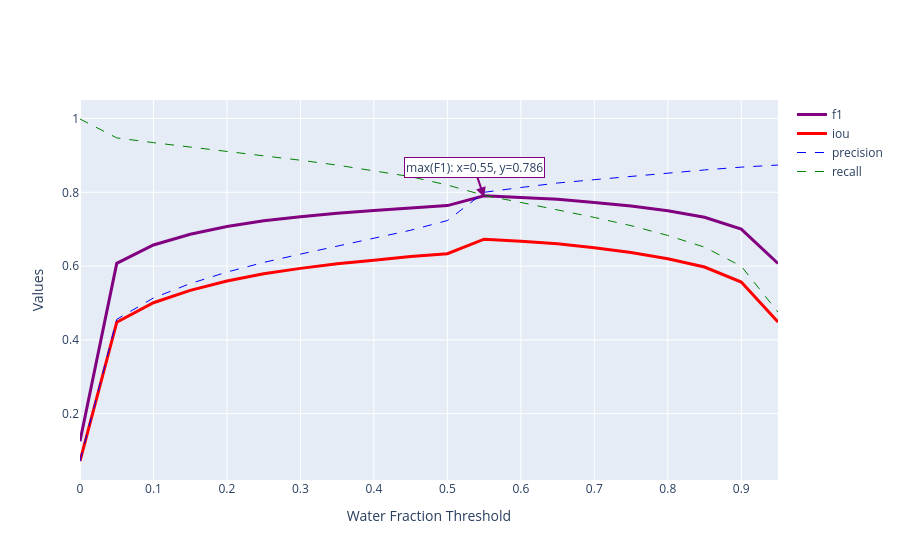

Notebook code for this chart:
### Markdown cell above
### MEAN graph

### Code cell
fig = go.Figure()

for idx, row in site_means.iterrows():
    x = [float(c[-4:]) for c in site_means.columns]
    name = idx[1] if isinstance(idx, tuple) else idx
    scatter = go.Scatter(x=x, y=row, mode="lines", name=name, line=styles[name]["line"])
    fig.add_trace(scatter)

# Add axis labels
fig.update_layout(xaxis_title="Water Fraction Threshold", yaxis_title="Values")


loc = ("MEAN", "f1") if isinstance(idx, tuple) else "f1"
# Find F1 value at x=0.55 and add annotation
f1_at_055 = site_means.loc[loc, "water >= 0.60"]
fig.add_annotation(
    x=0.55,
    y=f1_at_055,
    text=f"max(F1): x=0.55, y={f1_at_055:.3f}",
    showarrow=True,
    arrowhead=2,
    arrowsize=1,
    arrowwidth=2,
    arrowcolor="purple",
    bgcolor="white",
    bordercolor="purple",
    borderwidth=1,
)

fig

### Figure 1 — Plotly figure (JSON) as saved in the notebook; plotly's stock layout.template omitted (floating-point values rounded to 4 significant figures)
{"data": [{"line": {"color": "purple", "dash": "solid", "width": 3}, "mode": "lines", "name": "f1", "type": "scatter", "x": [0, 0.05, 0.1, 0.15, 0.2, 0.25, 0.3, 0.35, 0.4, 0.45, 0.5, 0.55, 0.6, 0.65, 0.7, 0.75, 0.8, 0.85, 0.9, 0.95], "y": [0.1252, 0.6073, 0.6572, 0.6864, 0.7072, 0.7228, 0.7341, 0.7435, 0.7506, 0.7583, 0.764, 0.7905, 0.7863, 0.781, 0.7726, 0.763, 0.7498, 0.7324, 0.7001, 0.607]}, {"line": {"color": "red", "dash": "solid", "width": 3}, "mode": "lines", "name": "iou", "type": "scatter", "x": [0, 0.05, 0.1, 0.15, 0.2, 0.25, 0.3, 0.35, 0.4, 0.45, 0.5, 0.55, 0.6, 0.65, 0.7, 0.75, 0.8, 0.85, 0.9, 0.95], "y": [0.07153, 0.4476, 0.5007, 0.5343, 0.5595, 0.5792, 0.5938, 0.6064, 0.6157, 0.6257, 0.6335, 0.6729, 0.6676, 0.6607, 0.6496, 0.6369, 0.6197, 0.5974, 0.5566, 0.4483]}, {"line": {"color": "blue", "dash": "dash", "width": 1}, "mode": "lines", "name": "precision", "type": "scatter", "x": [0, 0.05, 0.1, 0.15, 0.2, 0.25, 0.3, 0.35, 0.4, 0.45, 0.5, 0.55, 0.6, 0.65, 0.7, 0.75, 0.8, 0.85, 0.9, 0.95], "y": [0.07153, 0.4556, 0.5136, 0.5525, 0.5837, 0.6099, 0.6324, 0.6539, 0.6741, 0.6972, 0.7235, 0.8001, 0.8131, 0.8253, 0.8342, 0.8436, 0.8522, 0.8607, 0.8683, 0.874]}, {"line": {"color": "green", "dash": "dash", "width": 1}, "mode": "lines", "name": "recall", "type": "scatter", "x": [0, 0.05, 0.1, 0.15, 0.2, 0.25, 0.3, 0.35, 0.4, 0.45, 0.5, 0.55, 0.6, 0.65, 0.7, 0.75, 0.8, 0.85, 0.9, 0.95], "y": [0.9988, 0.9475, 0.9347, 0.9228, 0.9112, 0.9001, 0.887, 0.8738, 0.8588, 0.8425, 0.8197, 0.7918, 0.7725, 0.7531, 0.7319, 0.7096, 0.6831, 0.6513, 0.5997, 0.4748]}], "layout": {"annotations": [{"arrowcolor": "purple", "arrowhead": 2, "arrowsize": 1, "arrowwidth": 2, "bgcolor": "white", "bordercolor": "purple", "borderwidth": 1, "showarrow": true, "text": "max(F1): x=0.55, y=0.786", "x": 0.55, "y": 0.7863}], "xaxis": {"title": {"text": "Water Fraction Threshold"}}, "yaxis": {"title": {"text": "Values"}}}}
